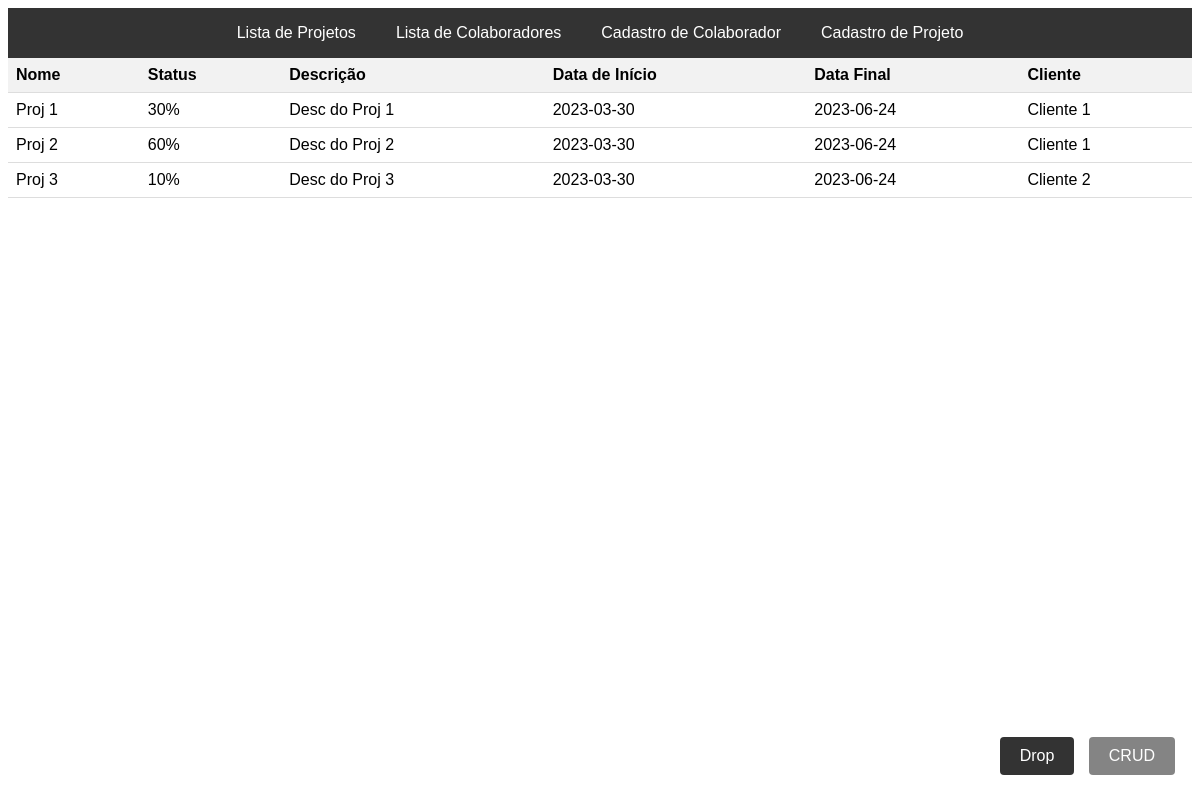
The page /Projeto/index.php on the database as committed earlier.
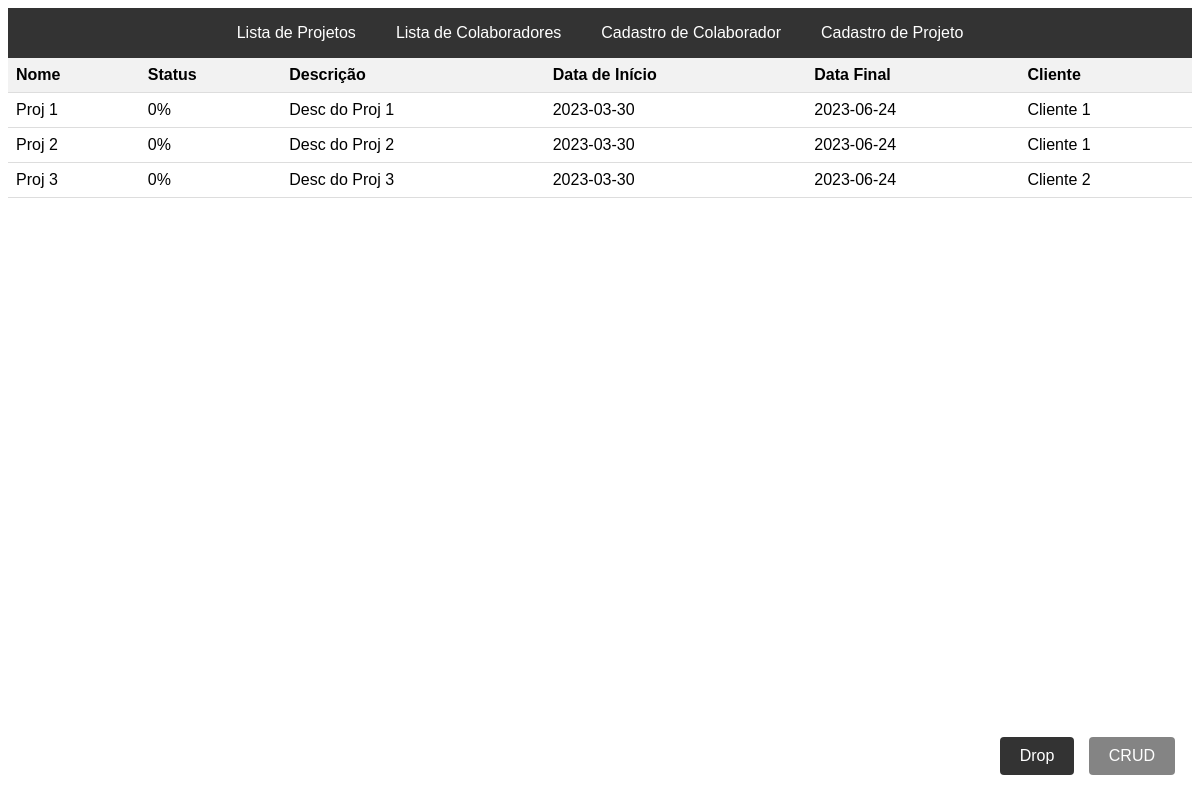
The same page on the database as committed later.
### tables this page shows
CREATE TABLE Projeto (
    id INTEGER PRIMARY KEY AUTO_INCREMENT,
    nome VARCHAR(32),
    status INTEGER,
    descricao VARCHAR(255),
    dataInicio DATE,
    dataPrevista DATE,
    dataFim DATE,
    clienteID INTEGER
);

CREATE TABLE Cliente (
    id INTEGER PRIMARY KEY AUTO_INCREMENT,
    nome VARCHAR(32),
    email VARCHAR(50),
    telefone VARCHAR(14),
    cep VARCHAR(9)
);

### Projeto/index.php (the view, shortened to what this page needs)
<!DOCTYPE html>
<html>
<head>
</head>
<body>
  <div class="navbar">
    <ul>
      <li class="clickable"><a onclick="listaProjetos()">Lista de Projetos</a> </li>
      <li class="clickable"><a onclick="listaColaboradores()">Lista de Colaboradores</a> </li>
      <li><a href="cadastro_colab.php">Cadastro de Colaborador</a></li>
      <li><a href="criandoProjetoInicial.php">Cadastro de Projeto</a></li>
    </ul>
  </div>
  <table id = "projetos">
    <tr>
      <th>Nome</th>
      <th>Status</th>
      <th>Descrição</th>
      <th>Data de Início</th>
      <th>Data Final</th>
      <th>Cliente</th>
    </tr>
  <?php
  include("conexao.php");
    $test_table = "CREATE TABLE IF NOT EXISTS Projeto (nome int)";
    mysqli_query($mysqli, $test_table);
    $test_table = "SELECT nome FROM Projeto";
    $result = mysqli_query($mysqli, $test_table);
if (mysqli_num_rows($result) != 0) {
  $result = "SELECT Projeto.nome, Projeto.id, status, descricao, dataInicio, dataPrevista, Cliente.nome AS clienteNome
             FROM Projeto
             INNER JOIN Cliente ON Projeto.clienteID = Cliente.id;";
    $resultado = mysqli_query($mysqli, $result);
  while($row = mysqli_fetch_assoc($resultado)){
  ?>
    <tr onclick="window.location='projeto.php?<?php echo $row['id'];?>';" class="clickable">
      <td><?php echo $row['nome'];?></td>
      <td><?php echo $row['status'];?>%</td>
      <td style="max-width: 200px;
                overflow: hidden;
                white-space: nowrap;
                text-overflow: ellipsis;">
          <?php echo $row['descricao'];?></td>
      <td><?php echo $row['dataInicio'];?></td>
      <td><?php echo $row['dataPrevista'];?></td>
      <td><?php echo $row['clienteNome'];?></td>
    </tr>
  <?php } }else{
    $test_table = "DROP TABLE Projeto";
    mysqli_query($mysqli, $test_table);
  }?>
  </table>
  <div class="container">
  <form method="POST" action="">
    <button type="submit" class="button" id="drop" value="drop" name="drop">Drop</button>
    <button type="submit" class="button" id="crud" value="crud" name="crud">CRUD</button>
  </form>
  </div>
</body>
</html>

### Projeto/index.php (style rules this page uses)
body { font-family: Arial, sans-serif; }
table { border-collapse: collapse; width: 100%; }
th, td { padding: 8px; text-align: left; border-bottom: 1px solid #ddd; }
th { background-color: #f2f2f2; }
.navbar { background-color: #333; height: 50px; }
.navbar ul { list-style-type: none; margin: 0; padding: 0; display: flex; justify-content: center; align-items: center; height: 100%; }
.navbar li { margin-right: 20px; }
.navbar li:last-child { margin-right: 0; }
.navbar li a { color: #fff; text-decoration: none; padding: 10px; }
.clickable { cursor: pointer; }
.container { position: fixed; bottom: 20px; right: 20px; text-align: center; margin: 0; }
.button { padding: 10px 20px; font-size: 16px; background-color: #333; color: white; border: none; border-radius: 4px; cursor: pointer; margin: 5px; }
.disabled-button { cursor: not-allowed; opacity: 0.6; }

Rows that differ between the two databases and show on the page:
changed projeto "Proj 1": status "30" → "0"
changed projeto "Proj 2": status "60" → "0"
changed projeto "Proj 3": status "10" → "0"
